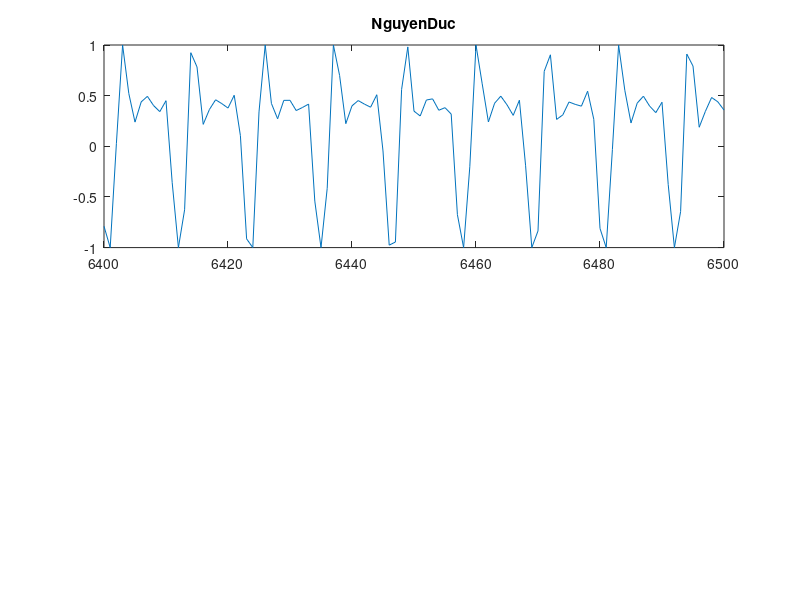

The MATLAB script that drew this image: (Note: this script raises an error after producing the figure.)
load('fall');
Fs = 8000;
whos;

subplot(2,1,1);
plot(6400:6500, fall(6400:6500));
title('NguyenDuc');
subtitle('Input-Fall');

h2 = [ones(1, 50)/50 zeros(1,20)];
y2 = conv(fall, h2);
subplot(2,1,2)
plot(6400:6500, y2(6400:6500));
subtitle('Convolution');
soundsc(y2, Fs);
